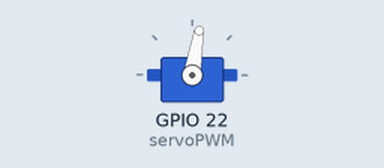
This program was run on a simulated Raspberry Pi (BCM pin numbers). Parts: servo. Servo angles are drawn from the pulse width (0.5 ms = 0°, 2.5 ms = 180°); what the program prints to the terminal is not drawn. At 2.0 s the program stops and its outputs stay as they are.

Above: at 0.1 s.
At 1.1 s:
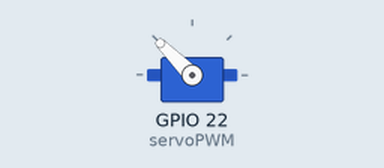
Timing chart, 0 to 2.6 s (numbered marks = the images above):
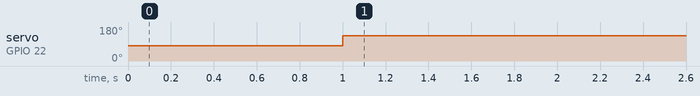

Measured:
- by itself, servo on GPIO 22 (servoPWM): 81° → 135° at 1.0 s

The program:

motor.py
```python
import RPi.GPIO as GPIO
import time
GPIO.setmode(GPIO.BCM)
GPIO.setup(22, GPIO.OUT)
servoPWM = GPIO.PWM(22, 50)
servoPWM.start(0)
def motoron():
  print("motoron!")
  servoPWM.ChangeDutyCycle(7)
  time.sleep(1)
  servoPWM.ChangeDutyCycle(10)
  time.sleep(1)
motoron()
GPIO.cleanup()
```
